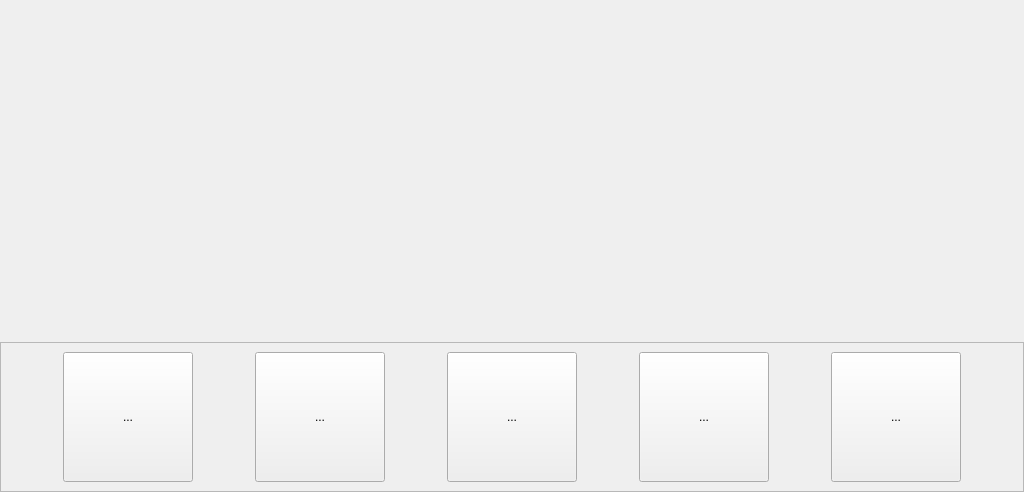
<?xml version="1.0" encoding="UTF-8"?>
<ui version="4.0">
 <class>FormHomePage</class>
 <widget class="QWidget" name="FormHomePage">
  <property name="geometry">
   <rect>
    <x>0</x>
    <y>0</y>
    <width>1024</width>
    <height>492</height>
   </rect>
  </property>
  <property name="windowTitle">
   <string>Form</string>
  </property>
  <layout class="QHBoxLayout" name="horizontalLayout">
   <property name="spacing">
    <number>0</number>
   </property>
   <property name="leftMargin">
    <number>0</number>
   </property>
   <property name="topMargin">
    <number>0</number>
   </property>
   <property name="rightMargin">
    <number>0</number>
   </property>
   <property name="bottomMargin">
    <number>0</number>
   </property>
   <item>
    <widget class="QWidget" name="widget" native="true">
     <layout class="QVBoxLayout" name="verticalLayout">
      <property name="spacing">
       <number>0</number>
      </property>
      <property name="leftMargin">
       <number>0</number>
      </property>
      <property name="topMargin">
       <number>0</number>
      </property>
      <property name="rightMargin">
       <number>0</number>
      </property>
      <property name="bottomMargin">
       <number>0</number>
      </property>
      <item>
       <widget class="QWidget" name="widget_2" native="true"/>
      </item>
      <item>
       <widget class="MyAreaHori" name="scrollArea">
        <property name="maximumSize">
         <size>
          <width>16777215</width>
          <height>150</height>
         </size>
        </property>
        <property name="verticalScrollBarPolicy">
         <enum>Qt::ScrollBarAlwaysOff</enum>
        </property>
        <property name="horizontalScrollBarPolicy">
         <enum>Qt::ScrollBarAlwaysOff</enum>
        </property>
        <property name="widgetResizable">
         <bool>true</bool>
        </property>
        <widget class="QWidget" name="scrollAreaWidgetContents">
         <property name="geometry">
          <rect>
           <x>0</x>
           <y>0</y>
           <width>1982</width>
           <height>148</height>
          </rect>
         </property>
         <layout class="QHBoxLayout" name="horizontalLayout_2">
          <property name="spacing">
           <number>0</number>
          </property>
          <property name="leftMargin">
           <number>0</number>
          </property>
          <property name="topMargin">
           <number>0</number>
          </property>
          <property name="rightMargin">
           <number>0</number>
          </property>
          <property name="bottomMargin">
           <number>0</number>
          </property>
          <item>
           <spacer name="horizontalSpacer">
            <property name="orientation">
             <enum>Qt::Horizontal</enum>
            </property>
            <property name="sizeType">
             <enum>QSizePolicy::Fixed</enum>
            </property>
            <property name="sizeHint" stdset="0">
             <size>
              <width>62</width>
              <height>20</height>
             </size>
            </property>
           </spacer>
          </item>
          <item>
           <widget class="QToolButton" name="btnRadio">
            <property name="minimumSize">
             <size>
              <width>130</width>
              <height>130</height>
             </size>
            </property>
            <property name="text">
             <string>...</string>
            </property>
           </widget>
          </item>
          <item>
           <spacer name="horizontalSpacer_2">
            <property name="orientation">
             <enum>Qt::Horizontal</enum>
            </property>
            <property name="sizeType">
             <enum>QSizePolicy::Fixed</enum>
            </property>
            <property name="sizeHint" stdset="0">
             <size>
              <width>62</width>
              <height>20</height>
             </size>
            </property>
           </spacer>
          </item>
          <item>
           <widget class="QToolButton" name="btnBlue">
            <property name="minimumSize">
             <size>
              <width>130</width>
              <height>130</height>
             </size>
            </property>
            <property name="text">
             <string>...</string>
            </property>
           </widget>
          </item>
          <item>
           <spacer name="horizontalSpacer_3">
            <property name="orientation">
             <enum>Qt::Horizontal</enum>
            </property>
            <property name="sizeType">
             <enum>QSizePolicy::Fixed</enum>
            </property>
            <property name="sizeHint" stdset="0">
             <size>
              <width>62</width>
              <height>20</height>
             </size>
            </property>
           </spacer>
          </item>
          <item>
           <widget class="QToolButton" name="btnUsb">
            <property name="minimumSize">
             <size>
              <width>130</width>
              <height>130</height>
             </size>
            </property>
            <property name="text">
             <string>...</string>
            </property>
           </widget>
          </item>
          <item>
           <spacer name="horizontalSpacer_4">
            <property name="orientation">
             <enum>Qt::Horizontal</enum>
            </property>
            <property name="sizeType">
             <enum>QSizePolicy::Fixed</enum>
            </property>
            <property name="sizeHint" stdset="0">
             <size>
              <width>62</width>
              <height>20</height>
             </size>
            </property>
           </spacer>
          </item>
          <item>
           <widget class="QToolButton" name="toolButton_4">
            <property name="minimumSize">
             <size>
              <width>130</width>
              <height>130</height>
             </size>
            </property>
            <property name="text">
             <string>...</string>
            </property>
           </widget>
          </item>
          <item>
           <spacer name="horizontalSpacer_5">
            <property name="orientation">
             <enum>Qt::Horizontal</enum>
            </property>
            <property name="sizeType">
             <enum>QSizePolicy::Fixed</enum>
            </property>
            <property name="sizeHint" stdset="0">
             <size>
              <width>62</width>
              <height>20</height>
             </size>
            </property>
           </spacer>
          </item>
          <item>
           <widget class="QToolButton" name="toolButton_5">
            <property name="minimumSize">
             <size>
              <width>130</width>
              <height>130</height>
             </size>
            </property>
            <property name="text">
             <string>...</string>
            </property>
           </widget>
          </item>
          <item>
           <spacer name="horizontalSpacer_6">
            <property name="orientation">
             <enum>Qt::Horizontal</enum>
            </property>
            <property name="sizeType">
             <enum>QSizePolicy::Fixed</enum>
            </property>
            <property name="sizeHint" stdset="0">
             <size>
              <width>62</width>
              <height>20</height>
             </size>
            </property>
           </spacer>
          </item>
          <item>
           <widget class="QToolButton" name="toolButton_6">
            <property name="minimumSize">
             <size>
              <width>130</width>
              <height>130</height>
             </size>
            </property>
            <property name="text">
             <string>...</string>
            </property>
           </widget>
          </item>
          <item>
           <spacer name="horizontalSpacer_7">
            <property name="orientation">
             <enum>Qt::Horizontal</enum>
            </property>
            <property name="sizeType">
             <enum>QSizePolicy::Fixed</enum>
            </property>
            <property name="sizeHint" stdset="0">
             <size>
              <width>62</width>
              <height>20</height>
             </size>
            </property>
           </spacer>
          </item>
          <item>
           <widget class="QToolButton" name="toolButton_7">
            <property name="minimumSize">
             <size>
              <width>130</width>
              <height>130</height>
             </size>
            </property>
            <property name="text">
             <string>...</string>
            </property>
           </widget>
          </item>
          <item>
           <spacer name="horizontalSpacer_8">
            <property name="orientation">
             <enum>Qt::Horizontal</enum>
            </property>
            <property name="sizeType">
             <enum>QSizePolicy::Fixed</enum>
            </property>
            <property name="sizeHint" stdset="0">
             <size>
              <width>62</width>
              <height>20</height>
             </size>
            </property>
           </spacer>
          </item>
          <item>
           <widget class="QToolButton" name="toolButton_8">
            <property name="minimumSize">
             <size>
              <width>130</width>
              <height>130</height>
             </size>
            </property>
            <property name="text">
             <string>...</string>
            </property>
           </widget>
          </item>
          <item>
           <spacer name="horizontalSpacer_9">
            <property name="orientation">
             <enum>Qt::Horizontal</enum>
            </property>
            <property name="sizeType">
             <enum>QSizePolicy::Fixed</enum>
            </property>
            <property name="sizeHint" stdset="0">
             <size>
              <width>62</width>
              <height>20</height>
             </size>
            </property>
           </spacer>
          </item>
          <item>
           <widget class="QToolButton" name="toolButton_9">
            <property name="minimumSize">
             <size>
              <width>130</width>
              <height>130</height>
             </size>
            </property>
            <property name="text">
             <string>...</string>
            </property>
           </widget>
          </item>
          <item>
           <spacer name="horizontalSpacer_10">
            <property name="orientation">
             <enum>Qt::Horizontal</enum>
            </property>
            <property name="sizeType">
             <enum>QSizePolicy::Fixed</enum>
            </property>
            <property name="sizeHint" stdset="0">
             <size>
              <width>62</width>
              <height>20</height>
             </size>
            </property>
           </spacer>
          </item>
          <item>
           <widget class="QToolButton" name="toolButton_10">
            <property name="minimumSize">
             <size>
              <width>130</width>
              <height>130</height>
             </size>
            </property>
            <property name="text">
             <string>...</string>
            </property>
           </widget>
          </item>
          <item>
           <spacer name="horizontalSpacer_11">
            <property name="orientation">
             <enum>Qt::Horizontal</enum>
            </property>
            <property name="sizeType">
             <enum>QSizePolicy::Fixed</enum>
            </property>
            <property name="sizeHint" stdset="0">
             <size>
              <width>62</width>
              <height>20</height>
             </size>
            </property>
           </spacer>
          </item>
         </layout>
        </widget>
       </widget>
      </item>
     </layout>
    </widget>
   </item>
  </layout>
 </widget>
 <customwidgets>
  <customwidget>
   <class>MyAreaHori</class>
   <extends>QScrollArea</extends>
   <header>myareahori.h</header>
   <container>1</container>
  </customwidget>
 </customwidgets>
 <resources/>
 <connections/>
</ui>
